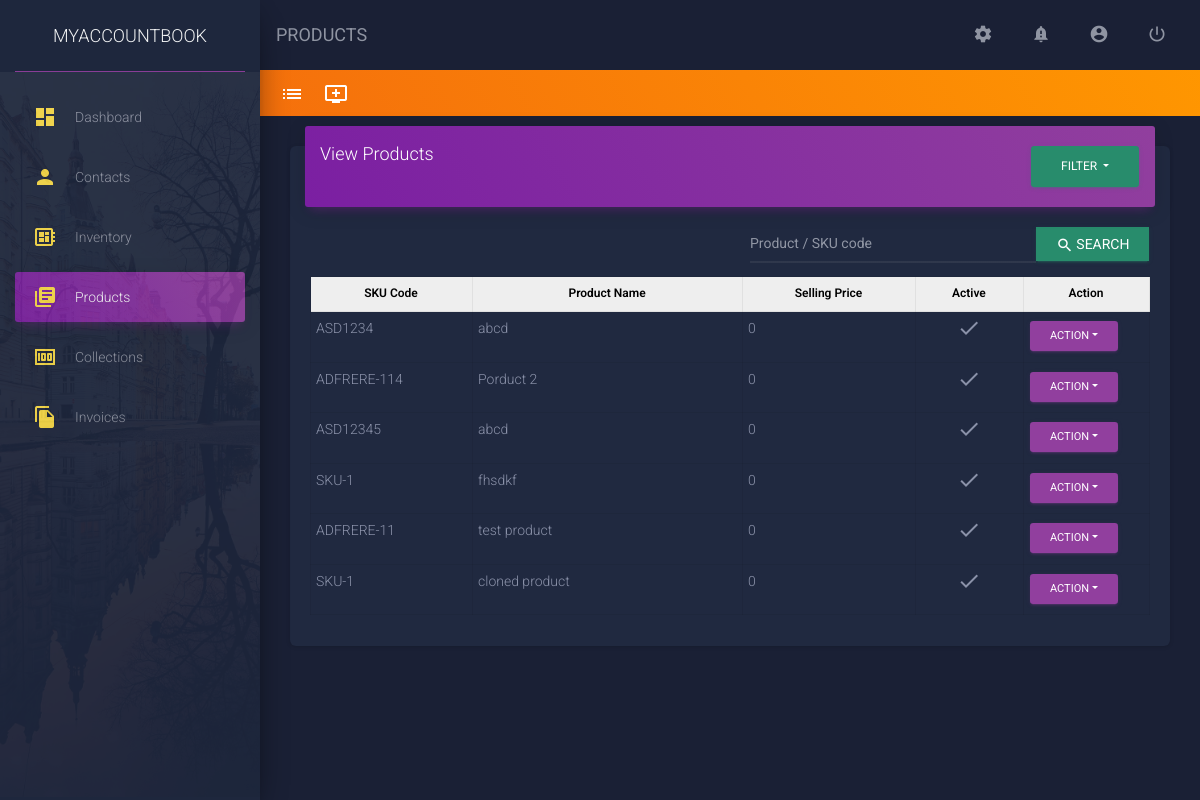
The page /products/ (signed in) on the database as committed earlier.
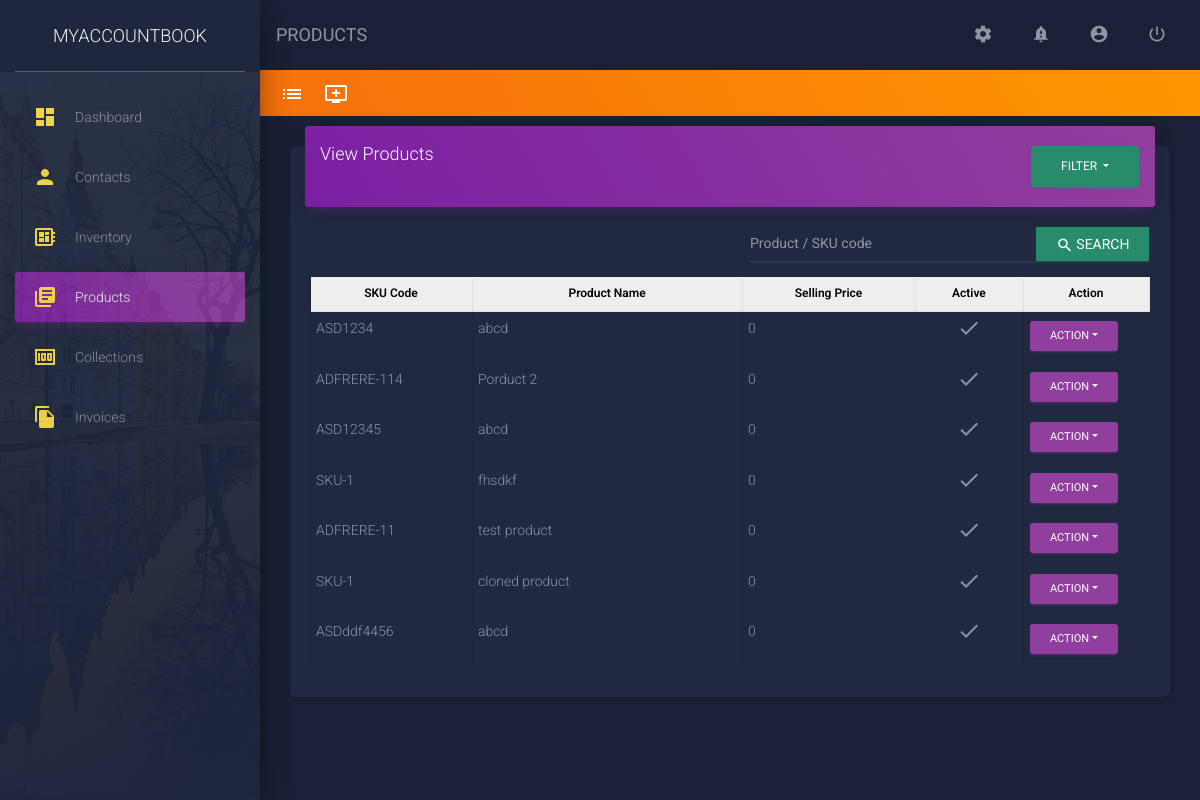
The same page on the database as committed later.
### app/models/items_model.py (models this page shows, shortened)
class ProductsModel(models.Model):
    user = models.ForeignKey(
        User,
        db_index = True,
        on_delete = models.CASCADE,
        blank = True,
        null = True,
    )
    product_type = models.IntegerField(
        db_index = True,
        choices = items_constant.PRODUCT_TYPE,
        blank = True,
        null = True,
    )
    sku = models.CharField(
        max_length = 20,
        db_index = True,
        null = False,
        blank = False,
    )
    product_name = models.CharField(
        db_index = True,
        blank = False,
        null = False,
        max_length = 250,
    )
    product_description = models.TextField(
        blank = True,
        null = True,
    )
    cost_price = models.IntegerField(
        default = 0,
        db_index = True,
        blank = True,
        null = True,
    )
    selling_price = models.IntegerField(
        db_index = True,
        default = 0.0,
        blank = True,
        null = True,
    )
    discount = models.IntegerField(
        db_index = True,
        default = 0.0,
    )
    tax = models.IntegerField(
        default = 0.0,
        db_index = True,
        null=True,
        blank=True,
    )
    gst = models.IntegerField(
        default = 0.0,
        db_index = True,
        null=True,
        blank=True,
    )
    hsn_code = models.CharField(
        max_length = 250,
        db_index = True,
        blank = True,
        null = True,
    )
    abatement = models.IntegerField(
        default = 0,
        db_index = True,
    )
    unit = models.IntegerField(
        default = 0,
        db_index = True,
        choices = items_constant.UNITS
    )
    is_active = models.BooleanField(
        db_index = True,
        default = True,
        choices = user_constants.IS_TRUE,
    )
    sales_account = models.IntegerField(
        db_index = True,
        null = True,
        blank = True,
        choices = items_constant.SALES_ACCOUNT_CHOICES,
    )
    purchase_account = models.IntegerField(
       db_index = True,
        null = True,
        blank = True,
        choices = items_constant.SALES_ACCOUNT_CHOICES,
    )

### app/views/products.py (the view, shortened to what this page needs)
# urls.py: path('products/', never_cache(login_required(products.view_products)), name = 'view_products'),
def view_products(request, *args, **kwargs):
    template_name = 'app/app_files/products/index.html'
    data = defaultdict()
    data["view"] = ""
    data["css_files"] = []
    data["js_files"] = ['custom_files/js/product.js',]
    data["active_link"] = 'Products'
    data["breadcrumb_title"] = 'PRODUCTS'
    data["included_template"] = 'app/app_files/products/view_products.html'
    a = str(request)
    x = a[-4:-1]
    if(len(a) == 31):
        products = ProductsModel.objects.prefetch_related('productphotos_set').filter(user = request.user)
    else:
        search = a[37:(len(a))-2]
        products = ProductsModel.objects.filter(Q(user = request.user) & Q(sku__icontains = search) | Q(product_name__icontains = search))
    data["products"] = products
    return render(request, template_name, data)

### app/templatetags/common_filters.py (called while the page is built)
@register.simple_tag
def load_css_files(scripts = list()):
    html = []
    for script in scripts:
        html.append('<link rel="stylesheet" href="'+settings.STATIC_URL+script+'"/>')
    return safestring.mark_safe(''.join(html))

@register.simple_tag
def load_javascript_files(scripts = list()):
    html = []
    for script in scripts:
        html.append('<script src="'+settings.STATIC_URL+script+'"></script>')
    return safestring.mark_safe(''.join(html))

### app/templates/app/app_files/products/index.html
{% extends 'app/base/base.html' %}
{% load static %}
{% load common_filters %}
{% load pagination %}
{% block content %}
    <div class="row custom-row" style="padding:10px; background: linear-gradient(60deg,#f5700c,#ff9800);">
        <ul style="list-style:none; margin:0px; color:#FFFFFF; padding:0px;">
            <li class="nav-item" style="float:left;padding:0px 10px;">
                <a href="{% url 'view_products' %}" style="color:#FFFFFF; text-decoration:none; font-size: 20px;" title="View Products As List">
                    <i class="material-icons">list</i>
                </a>
            </li>
            <li class="nav-item" style="float:left;padding:0px 10px;">
                <a href="{% url 'add_products' %}" style="color:#FFFFFF; text-decoration:none; font-size: 20px;" title="Add Product">
                    <i class="material-icons">add_to_queue</i>
                </a>
            </li>
        </ul>
    </div>
<div class="container">
    {% include included_template %}
</div>
{% endblock %}

### app/templates/app/base/base.html (shortened to what this page needs)
{% load static %}
{% load common_filters %}
{% load common_components %}
<!DOCTYPE html>
<html lang="en">
<head>
    <link rel="stylesheet" href="https://maxcdn.bootstrapcdn.com/font-awesome/latest/css/font-awesome.min.css" />
    <link href="{% static 'all_page/css/material-dashboard.css' %}" rel="stylesheet" />
    <link href="{% static 'custom_files/css/common.css' %}" rel="stylesheet" />
</head>
<body class="dark-edition">
    <div class="wrapper ">
        <div class="sidebar" data-color="purple" data-background-color="black" data-image="{% static 'all_page/img/sidebar-2.jpg' %}">
            <div class="logo">
                <a href="{% url 'dashboard' %}" class="simple-text logo-normal" style="color:#FFFFFF">
                    MyAccountBook
                </a>
            </div>
            {% include 'app/base/navigation.html' %}
        </div>
        <div class="main-panel ps-container ps-theme-default">
            {% include 'app/base/top_nav_bar.html' %}
            <div class="content">
                <div class="container-fluid">
                    {% block content %}
                    {% endblock %}
                </div>
            </div>
        </div>
    </div>
</body>
</html>

### app/templates/app/base/navigation.html
{% load static %}
<div class="sidebar-wrapper ps-container ps-theme-default">
    <div class="sidebar-background" style="background-image: url({% static 'all_page/img/sidebar-2.jpg' %}) ">
        <ul class="nav" id="menu">
            <li class="nav-item deactive">
                <a class="nav-link" href="{% url 'dashboard' %}">
                <i class="material-icons" style="color:#ffe047;">dashboard</i>
                <p>Dashboard</p>
            </a>
            </li>
            <li class="nav-item ">
                <a class="nav-link" href="{% url 'contacts' %}">
                <i class="material-icons" style="color:#ffe047;">person</i>
                <p>Contacts</p>
                </a>
            </li>
            <li class="nav-item ">
                <a class="nav-link" href="{% url 'view_inventory' %}">
                <i class="material-icons" style="color:#ffe047;">developer_board</i>
                <p>Inventory</p>
                </a>
            </li>
            <li class="nav-item ">
                <a class="nav-link" href="{% url 'view_products' %}">
                <i class="material-icons" style="color:#ffe047;">library_books</i>
                <p>Products</p>
                </a>
            </li>
            <li class="nav-item ">
                <a class="nav-link" href="{% url 'collections' %}">
                <i class="material-icons" style="color:#ffe047;">money</i>
                <p>Collections</p>
                </a>
            </li>
            <li class="nav-item ">
                <a class="nav-link" href="{% url 'invoice' %}">
                <i class="material-icons" style="color:#ffe047;">file_copy</i>
                <p>Invoices</p>
                </a>
            </li>
        </ul>
    </div>
</div>

### app/templates/app/base/top_nav_bar.html
<nav class="navbar navbar-expand-lg navbar-transparent">
    <div class="navbar-wrapper">
        <a class="navbar-brand" href="javascript:void(0)"><strong>{{breadcrumb_title}}</strong></a>
    </div>
    <div class="container">
        <div class="collapse navbar-collapse justify-content-end" id="navbarNav">
            <ul class="navbar-nav">
                <li class="nav-item">
                    <a class="nav-link" title="Settings" href="#"><i class="material-icons">settings</i> <span class="sr-only">(current)</span></a>
                </li>
                <li class="nav-item">
                    <a class="nav-link" title="Notifications" href="#"><i class="material-icons">notification_important</i></a>
                </li>
                <li class="nav-item">
                    <a class="nav-link" title="Profile" href="#"><i class="material-icons">account_circle</i></a>
                </li>
                <li class="nav-item">
                    <a class="nav-link disabled" title="Sign Out" href="{% url 'logout' %}"><i class="material-icons">power_settings_new</i></a>
                </li>
            </ul>
        </div>
    </div>
  </nav>

### app/templates/app/app_files/products/view_products.html (shortened to what this page needs)
<div class="row">
    <div class="col-lg-12">
        <div class="card">
            <div class="card-header card-header-primary">
                <div class="row">
                    <div class="col">
                        <h4>View Products</h4>
                    </div>
                    <div class="col">
                        <form action="{% url 'view_products' %}" method="get">
                            <div class="dropdown">
                                <button class="btn btn-success dropdown-toggle" type="button" id="dropdownMenuButton" data-toggle="dropdown"data-display="static" aria-haspopup="true" aria-expanded="false" style="float: right;">
                                    Filter
                                </button>
                            </div>
                            </form>
                    </div>
                </div>
            </div>
            <div class="card-body">
                <form method="get" action="{% url 'view_products' %}">
                    <div class="input-group pull-right" style="width:400px; margin-bottom:10px;">
                    <input name="search" id="search" type="text" class="form-control" placeholder="Product / SKU code" style="height: 41px !important">
                    <div class="input-group-append">
                        <button class="btn btn-sm btn-success" type="submit" style="border-radius:0px;">
                            <i class="material-icons">search</i> <span style="font-size:14px;">Search</span>
                        </button>
                    </div>
                    </div>
                </form>
                <div class="table">
                    <table class="table-bordered" width="100%" cellspacing="0">
                        <thead  style="background-color: #EEEEEE; color:#000000; font-size:11px">
                            <th class="text-center" style="width:15%;">SKU Code</th>
                            <th class="text-center" style="width: 25%;">Product Name</th>
                            <th class="text-center" style="width: 16%;">Selling Price</th>
                            <th class="text-center" style="width: 10%;">Active</th>
                            <th class="text-center" style="width: 10%;">Action</th>
                        </thead>
                        <tbody>
                            {% for product in products %}
                                <tr id="t{{product.id}}">
                                    <td>{{ product.sku }}</td>
                                    <td>{{ product.product_name }}</td>
                                    <td>{{ product.selling_price }}</td>
                                    <td class="text-center">
                                        {% if product.is_active %}
                                            <i class="material-icons" id="{{product.id}}">check</i>
                                        {% else %}
                                            <i class="material-icons" id="{{product.id}}">clear</i>
                                        {% endif %}
                                    </td>
                                    <td>
                                        <button class="btn btn-primary dropdown-toggle btn-sm" type="button" id="dropdownMenuButton" data-toggle="dropdown" aria-haspopup="true" aria-expanded="false" >Action</button>
                                    </td>
                                </tr>
                            {% endfor %}
                        </tbody>
                    </table>
                </div>
            </div>
        </div>
    </div>
</div>

### app/static/custom_files/css/common.css (style rules this page uses)
@media (min-width: 1200px) { .container { width:100% !important; } }
@media (min-width: 1200px) { .custom-row { margin-right: -3.75rem; } }
.custom-row { padding: 10px; background: linear-gradient(60deg,#f5700c,#ff9800); }
.form-control { height: 20px !important; }
.table th, .table td { padding: 4px 6px 6px 5px; }
#template_body h3, h4,h5 { margin-bottom: 3px; }

Rows that differ between the two databases and show on the page:
added ProductsModel: sku "ASDddf4456", product_name "abcd", selling_price "0"
